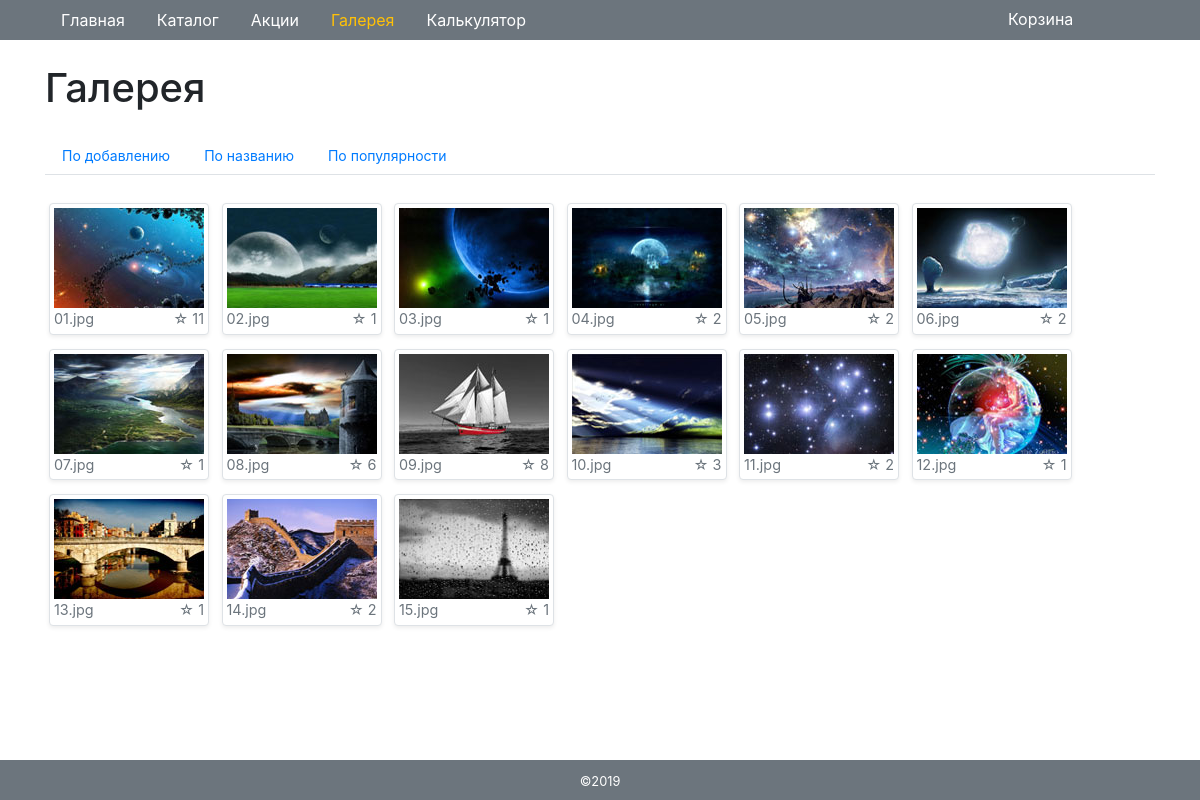
Page /gallery/?sort=imagename on the committed database.
### tables this page shows
CREATE TABLE `gallery` (
  `id` int(11) NOT NULL,
  `title` varchar(128) NOT NULL,
  `count` int(11) NOT NULL DEFAULT '0'
);

### engine/db.php (called while the page is built, shortened)
<?php
function getDb() {
    static $db = null;
    if (is_null($db)) {
        $db = @mysqli_connect(HOST, USER, PASS, DB) or die('Error: ' . mysqli_connect_error());
    }
    return $db;
}
function getAssocResult($sql) {
    $db = getDb();
    $result = @mysqli_query($db, $sql) or die(mysqli_error($db));
    $array_result = [];
    while ($row = mysqli_fetch_assoc($result))
        $array_result[] = $row;
    return $array_result;
}

### engine/moduleGallery.php (called while the page is built, shortened)
<?php
function getImages() {
    $sort = getSortParameter();
    switch ($sort) {
        case 'imagename':
            $sql = "SELECT * FROM gallery ORDER BY title";
            break;
    }
    return getAssocResult($sql);
}

### templates/gallery.php (the view, shortened to what this page needs)
<h1>Галерея</h1>
<ul class="nav nav-tabs mt-4">
    <li class="nav-item">
        <a class="nav-link btn-sm" href="/gallery/">По добавлению</a>
    </li>
    <li class="nav-item">
        <a class="nav-link btn-sm" href="/gallery/?sort=imagename">По названию</a>
    </li>
    <li class="nav-item">
        <a class="nav-link btn-sm" href="/gallery/?sort=popularity">По популярности</a>
    </li>
</ul>
<div class="clearfix mt-4 mb-4">
<? foreach ($images as $image): ?>
    <div class="image-block">
        <a href="/image/<?=$image['id'];?>" title="Посмотреть">
            <figure class="figure float-left m-1 img-thumbnail shadow-sm">
                <img src="/gallery-img/small/<?=$image['title'];?>" />
                <figcaption class="figure-caption">
                    <?=$image['title'];?>
                    <span class="float-right">&#9734; <?=$image['count'];?></span>
                </figcaption>
            </figure>
        </a>
    </div>
<? endforeach; ?>
</div>

### public/css/main.css (style rules this page uses)
.image-block { position: relative; display: inline-block; }
.sort a.disabled, a { text-decoration: none !important; }

### rows in the picture
gallery: title (picture), title "01.jpg", count "11"
gallery: title (picture), title "02.jpg", count "1"
gallery: title (picture), title "03.jpg", count "1"
gallery: title (picture), title "04.jpg", count "2"
gallery: title (picture), title "05.jpg", count "2"
gallery: title (picture), title "06.jpg", count "2"
gallery: title (picture), title "07.jpg", count "1"
gallery: title (picture), title "08.jpg", count "6"
gallery: title (picture), title "09.jpg", count "8"
gallery: title (picture), title "10.jpg", count "3"
gallery: title (picture), title "11.jpg", count "2"
gallery: title (picture), title "12.jpg", count "1"
gallery: title (picture), title "13.jpg", count "1"
gallery: title (picture), title "14.jpg", count "2"
gallery: title (picture), title "15.jpg", count "1"

### other values in the picture
$item['name'] "Главная"
$item['name'] "Каталог"
$item['name'] "Акции"
$item['name'] "Галерея"
$item['name'] "Калькулятор"
$year "2019"
